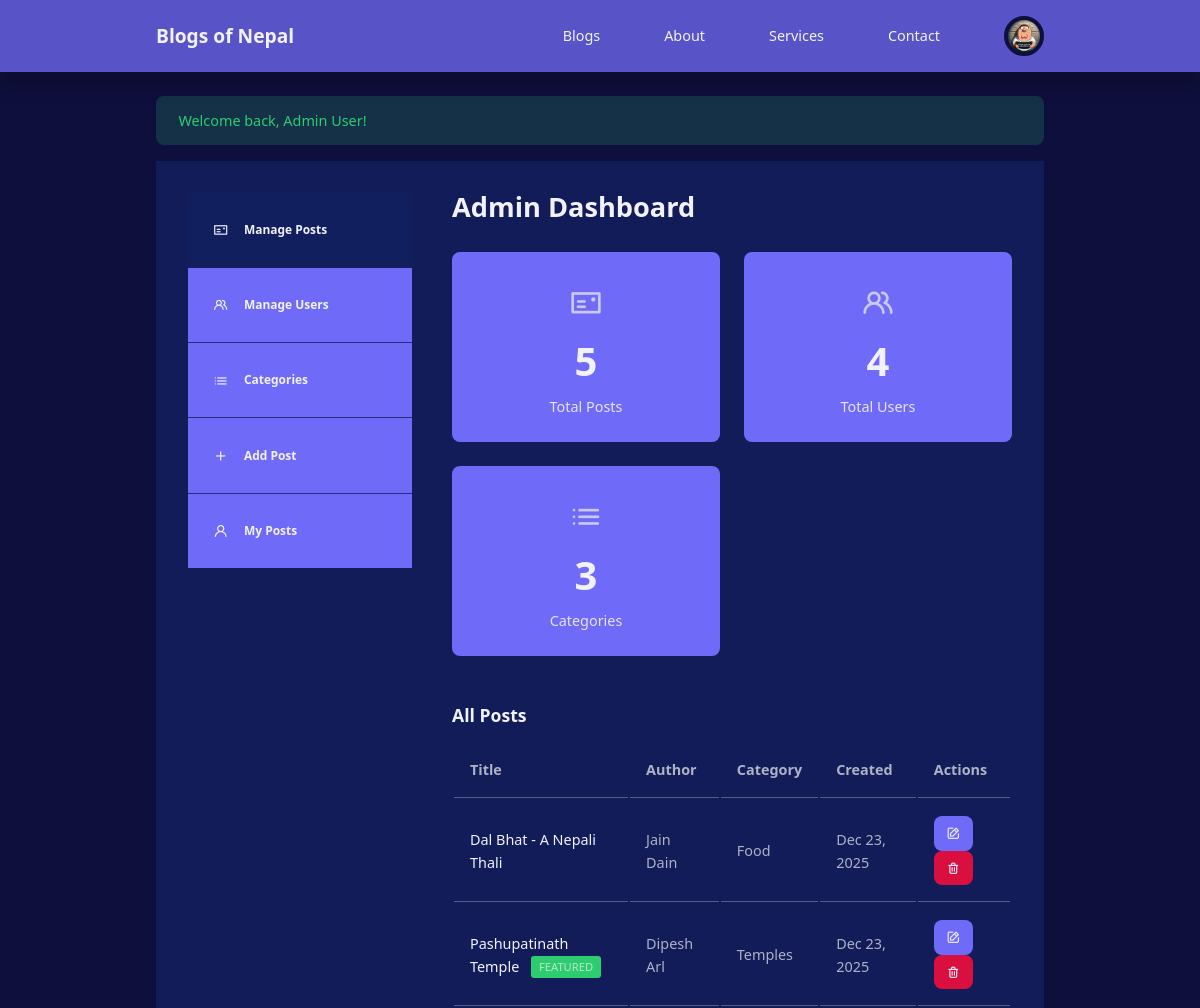
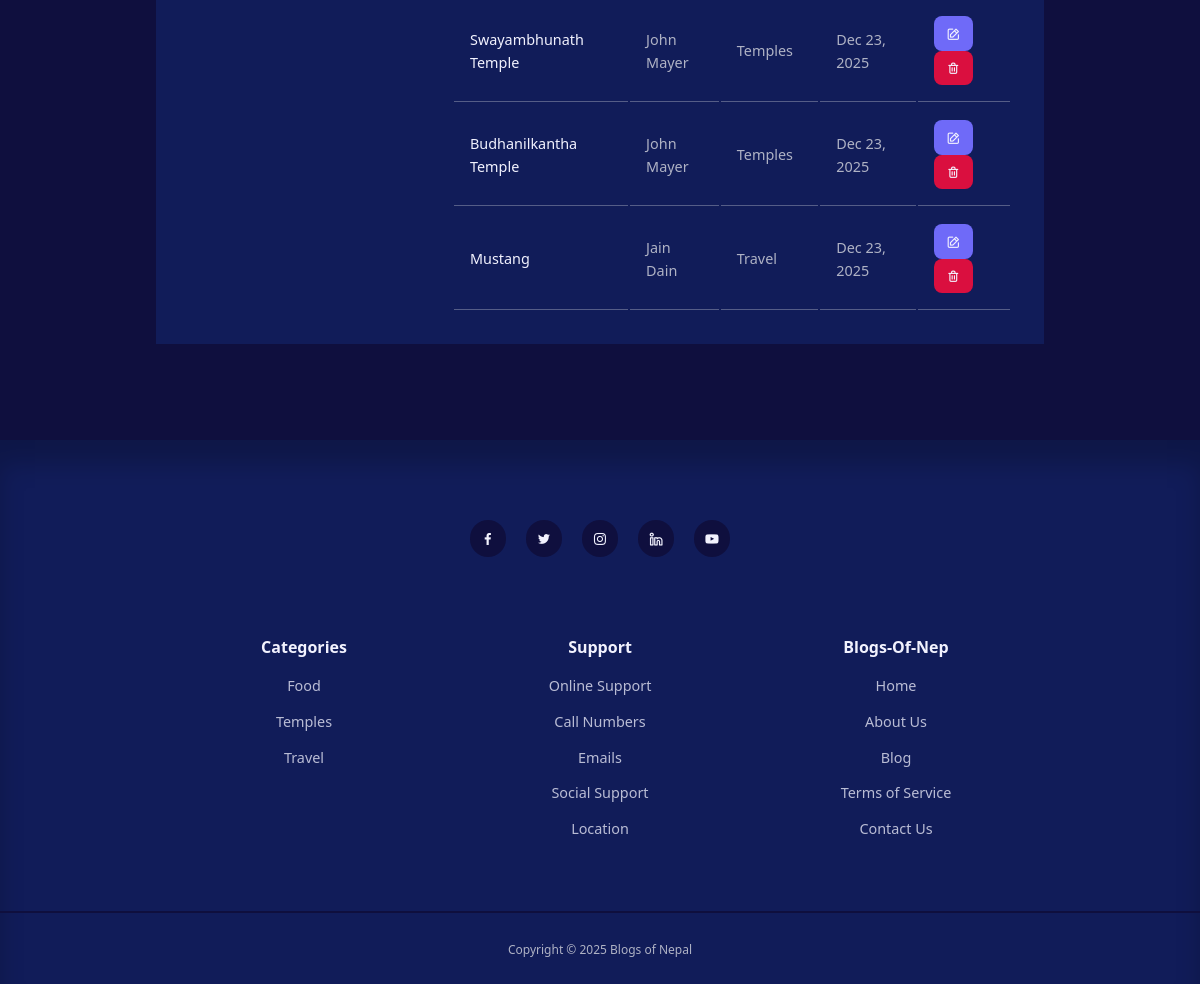
/admin-dashboard.php (signed in), run on the app's committed database (2 pictures, top to bottom).
### tables this page shows
CREATE TABLE posts (
    id INT AUTO_INCREMENT PRIMARY KEY,
    title VARCHAR(255) NOT NULL,
    content TEXT NOT NULL,
    category_id INT NOT NULL,
    author_id INT NOT NULL,
    image VARCHAR(255),
    is_featured BOOLEAN DEFAULT FALSE,
    created_at TIMESTAMP DEFAULT CURRENT_TIMESTAMP,
    updated_at TIMESTAMP DEFAULT CURRENT_TIMESTAMP ON UPDATE CURRENT_TIMESTAMP,
    FOREIGN KEY (category_id) REFERENCES categories(id) ON DELETE CASCADE,
    FOREIGN KEY (author_id) REFERENCES users(id) ON DELETE CASCADE
);

CREATE TABLE users (
    id INT AUTO_INCREMENT PRIMARY KEY,
    username VARCHAR(50) NOT NULL UNIQUE,
    email VARCHAR(100) NOT NULL UNIQUE,
    password VARCHAR(255) NOT NULL,
    full_name VARCHAR(100) NOT NULL,
    role ENUM('user', 'admin') DEFAULT 'user',
    profile_image VARCHAR(255) DEFAULT 'default-avatar.jpg',
    created_at TIMESTAMP DEFAULT CURRENT_TIMESTAMP
);

CREATE TABLE categories (
    id INT AUTO_INCREMENT PRIMARY KEY,
    name VARCHAR(100) NOT NULL UNIQUE,
    created_at TIMESTAMP DEFAULT CURRENT_TIMESTAMP
);

### includes/functions.php (called while the page is built, shortened)
<?php
function getCategories($conn) {
    $result = $conn->query("SELECT * FROM categories ORDER BY name");
    return $result->fetch_all(MYSQLI_ASSOC);
}
?>

### admin-dashboard.php (the view, shortened to what this page needs)
<?php
require_once 'includes/functions.php';
$totalUsers = $conn->query("SELECT COUNT(*) as count FROM users")->fetch_assoc()['count'];
$totalPosts = $conn->query("SELECT COUNT(*) as count FROM posts")->fetch_assoc()['count'];
$totalCategories = $conn->query("SELECT COUNT(*) as count FROM categories")->fetch_assoc()['count'];
$allPosts = $conn->query("SELECT p.*, u.full_name as author_name, c.name as category_name
                          FROM posts p
                          JOIN users u ON p.author_id = u.id
                          JOIN categories c ON p.category_id = c.id
                          ORDER BY p.created_at DESC");
?>
<!DOCTYPE html>
<html lang="en">
<head>
    <link rel="stylesheet" href="./style.css">
    <link rel="stylesheet" href="https://unicons.iconscout.com/release/v4.0.8/css/line.css">
</head>
<body>
    <?php include 'includes/header.php'; ?>
    <section class="dashboard">
        <?php if (isset($_SESSION['success'])): ?>
            <div class="alert alert-success container">
                <?php echo $_SESSION['success']; unset($_SESSION['success']); ?>
            </div>
        <?php endif; ?>
        <div class="container dashboard_container">
            <aside>
                <ul>
                    <li>
                        <a href="admin-dashboard.php" class="active">
                            <i class="uil uil-postcard"></i>
                            <h5>Manage Posts</h5>
                        </a>
                    </li>
                    <li>
                        <a href="manage-users.php">
                            <i class="uil uil-users-alt"></i>
                            <h5>Manage Users</h5>
                        </a>
                    </li>
                    <li>
                        <a href="manage-categories.php">
                            <i class="uil uil-list-ul"></i>
                            <h5>Categories</h5>
                        </a>
                    </li>
                    <li>
                        <a href="add-post.php">
                            <i class="uil uil-plus"></i>
                            <h5>Add Post</h5>
                        </a>
                    </li>
                    <li>
                        <a href="dashboard.php">
                            <i class="uil uil-user"></i>
                            <h5>My Posts</h5>
                        </a>
                    </li>
                </ul>
            </aside>
            <main>
                <h2>Admin Dashboard</h2>
                <div class="stats-grid">
                    <div class="stat-card">
                        <i class="uil uil-postcard" style="font-size: 2rem;"></i>
                        <h3><?php echo $totalPosts; ?></h3>
                        <p>Total Posts</p>
                    </div>
                    <div class="stat-card">
                        <i class="uil uil-users-alt" style="font-size: 2rem;"></i>
                        <h3><?php echo $totalUsers; ?></h3>
                        <p>Total Users</p>
                    </div>
                    <div class="stat-card">
                        <i class="uil uil-list-ul" style="font-size: 2rem;"></i>
                        <h3><?php echo $totalCategories; ?></h3>
                        <p>Categories</p>
                    </div>
                </div>
                <h3>All Posts</h3>
                <?php if ($allPosts->num_rows > 0): ?>
                <table>
                    <thead>
                        <tr>
                            <th>Title</th>
                            <th>Author</th>
                            <th>Category</th>
                            <th>Created</th>
                            <th>Actions</th>
                        </tr>
                    </thead>
                    <tbody>
                        <?php while ($post = $allPosts->fetch_assoc()): ?>
                        <tr>
                            <td>
                                <a href="post.php?id=<?php echo $post['id']; ?>">
                                    <?php echo htmlspecialchars($post['title']); ?>
                                </a>
                                <?php if ($post['is_featured']): ?>
                                    <span style="background: var(--color-green); padding: 0.2rem 0.5rem; border-radius: 3px; font-size: 0.7rem; margin-left: 0.5rem;">FEATURED</span>
                                <?php endif; ?>
                            </td>
                            <td><?php echo htmlspecialchars($post['author_name']); ?></td>
                            <td><?php echo htmlspecialchars($post['category_name']); ?></td>
                            <td><?php echo date('M j, Y', strtotime($post['created_at'])); ?></td>
                            <td>
                                <a href="edit-post.php?id=<?php echo $post['id']; ?>"
                                   class="btn"
                                   style="padding: 0.4rem 0.8rem; font-size: 0.85rem;">
                                    <i class="uil uil-edit"></i>
                                </a>
                                <a href="delete-post.php?id=<?php echo $post['id']; ?>&from=admin"
                                   class="btn"
                                   style="padding: 0.4rem 0.8rem; font-size: 0.85rem; background: var(--color-red);"
                                   onclick="return confirm('Are you sure you want to delete this post?')">
                                    <i class="uil uil-trash-alt"></i>
                                </a>
                            </td>
                        </tr>
                        <?php endwhile; ?>
                    </tbody>
                </table>
                <?php else: ?>
                <p style="text-align: center; padding: 2rem;">No posts available.</p>
                <?php endif; ?>
            </main>
        </div>
    </section>
    <?php include 'includes/footer.php'; ?>
</body>
</html>

### includes/footer.php
<footer>
    <div class="footer_socials">
        <a href="https://facebook.com/" target="_blank"><i class="uil uil-facebook-f"></i></a>
        <a href="https://twitter.com/" target="_blank"><i class="uil uil-twitter"></i></a>
        <a href="https://instagram.com/" target="_blank"><i class="uil uil-instagram"></i></a>
        <a href="https://linkedin.com/" target="_blank"><i class="uil uil-linkedin-alt"></i></a>
        <a href="https://youtube.com/" target="_blank"><i class="uil uil-youtube"></i></a>
    </div>
    <div class="container footer_container">
        <article>
            <h4>Categories</h4>
            <ul>
                <?php
                $categories = getCategories($conn);
                foreach ($categories as $category):
                ?>
                    <li><a href="category.php?id=<?php echo $category['id']; ?>">
                        <?php echo htmlspecialchars($category['name']); ?>
                    </a></li>
                <?php endforeach; ?>
            </ul>
        </article>
        <article>
            <h4>Support</h4>
            <ul>
                <li><a href="contact.php">Online Support</a></li>
                <li><a href="contact.php">Call Numbers</a></li>
                <li><a href="contact.php">Emails</a></li>
                <li><a href="#">Social Support</a></li>
                <li><a href="contact.php">Location</a></li>
            </ul>
        </article>
        <article>
            <h4>Blogs-Of-Nep</h4>
            <ul>
                <li><a href="index.php">Home</a></li>
                <li><a href="about.php">About Us</a></li>
                <li><a href="blog.php">Blog</a></li>
                <li><a href="#">Terms of Service</a></li>
                <li><a href="contact.php">Contact Us</a></li>
            </ul>
        </article>
    </div>
    <div class="footer_copyright">
        <small>Copyright &copy; <?php echo date('Y'); ?> Blogs of Nepal</small>
    </div>
</footer>

### style.css (style rules this page uses)
:root { --color-primary: #6f6af8; --color-primary-light: hsl(242, 91%, 69%, 18%); --color-primary-variant: #5854c7; --color-red: #da0f3f; --color-red-light: hsl(348, 90%, 57%, 18%); --color-green: #2ecc71; --color-green-light: hsl(145, 63%, 49%, 18%); --color-gray-900: #122060cb; --color-gray-700: #616161; --color-gray-300: rgba(242, 242, 242, 0.3); --color-gray-200: rgba(242, 242, 242, 0.7); --color-white: #f2f2fe; --color-bg: #0f0f3e; --transition: all 300ms ease; --container-width-lg: 74%; --container-width-md: 88%; --form-width: 40%; --card-border-radius-1: 0.3rem; --card-border-radius-2: 0.5rem; --card-border-radius-3: 0.8rem; --card-border-radius-4: 2rem; --card-border-radius-5: 5rem; }
* { margin: 0; padding: 0; outline: 0; border: 0; appearance: none; list-style: none; text-decoration: none; box-sizing: border-box; }
body { font-family: 'Segoe UI', Tahoma, Geneva, Verdana, sans-serif; background-color: var(--color-bg); color: var(--color-gray-200); font-size: 0.9rem; line-height: 1.6; overflow-x: hidden; }
.container { width: var(--container-width-lg); max-width: 1800px; margin-inline: auto; }
section { margin-top: 3rem; width: 100vw; }
h1, h2, h3, h4, h5, h6 { color: var(--color-white); line-height: 1.3; }
h2 { font-size: 1.7rem; margin: 1rem 0; }
h3 { font-size: 1.1rem; margin: 0.8rem 0; }
h4 { font-size: 1rem; }
a { color: var(--color-white); transition: var(--transition); }
.btn { display: inline-block; width: fit-content; padding: 0.6rem 1.2rem; background-color: var(--color-primary); border-radius: var(--card-border-radius-2); cursor: pointer; transition: var(--transition); color: var(--color-white); font-weight: 500; }
.alert { padding: 0.8rem 1.4rem; margin-bottom: 1rem; border-radius: var(--card-border-radius-2); }
.alert-success { background-color: var(--color-green-light); color: var(--color-green); }
footer { background: var(--color-gray-900); padding: 5rem 0 0; box-shadow: inset 0 1.5rem 1.5rem rgba(0,0,0,0.2); margin-top: 6rem; }
.footer_socials { margin-inline: auto; width: fit-content; margin-bottom: 5rem; display: flex; justify-content: space-between; align-items: center; gap: 1.2rem; }
.footer_socials a { background-color: var(--color-bg); border-radius: 50%; width: 2.3rem; height: 2.3rem; display: flex; align-items: center; justify-content: center; }
.footer_container { display: grid; grid-template-columns: repeat(3, 1fr); gap: 4rem; text-align: center; max-width: 1200px; margin: 0 auto; padding: 0 2rem; }
footer h4 { color: var(--color-white); margin-bottom: 0.6rem; }
footer ul li { padding: 0.4rem 0; }
footer ul a { opacity: 0.75; }
.footer_copyright { text-align: center; padding: 1.5rem 0; border-top: 2px solid var(--color-bg); margin-top: 4rem; }
.dashboard { margin-top: 6rem; }
.dashboard_container { display: grid; grid-template-columns: 14rem auto; gap: 1rem; background: var(--color-gray-900); padding: 2rem; margin-bottom: 5rem; }
.dashboard aside a { background: var(--color-primary); display: flex; gap: 1rem; align-items: center; padding: 1.6rem; }
.dashboard aside ul li:not(:last-child) a { border-bottom: 1px solid var(--color-gray-900); }
.dashboard aside a.active { background: var(--color-gray-900); }
.dashboard main { margin-left: 1.5rem; }
.dashboard main h2 { margin: 0 0 2rem 0; line-height: 1; }
.dashboard main table { width: 100%; text-align: left; }
.dashboard main table th, .dashboard main table td { padding: 1rem; border-bottom: 1px solid var(--color-gray-300); }

### admin-dashboard.php (style rules this page uses)
.stats-grid { display: grid; grid-template-columns: repeat(auto-fit, minmax(200px, 1fr)); gap: 1.5rem; margin-bottom: 3rem; }
.stat-card { background: var(--color-primary); padding: 1.5rem; border-radius: var(--card-border-radius-2); text-align: center; }
.stat-card h3 { font-size: 2.5rem; margin: 0.5rem 0; }
.stat-card p { color: var(--color-white); opacity: 0.9; }

### data on the page
posts: title "Dal Bhat - A Nepali Thali", author.full_name "Jain Dain", category.name "Food", created_at "Dec 23, 2025"
posts: title "Pashupatinath Temple", is_featured "FEATURED", author.full_name "Dipesh Arl", category.name "Temples", created_at "Dec 23, 2025"
posts: title "Swayambhunath Temple", author.full_name "John Mayer", category.name "Temples", created_at "Dec 23, 2025"
posts: title "Budhanilkantha Temple", author.full_name "John Mayer", category.name "Temples", created_at "Dec 23, 2025"
posts: title "Mustang", author.full_name "Jain Dain", category.name "Travel", created_at "Dec 23, 2025"
categories: name "Food"
categories: name "Temples"
categories: name "Travel"

### other printed values
$_SESSION['success'] "Welcome back, Admin User!"
$totalPosts "5"
$totalUsers "4"
$totalCategories "3"
